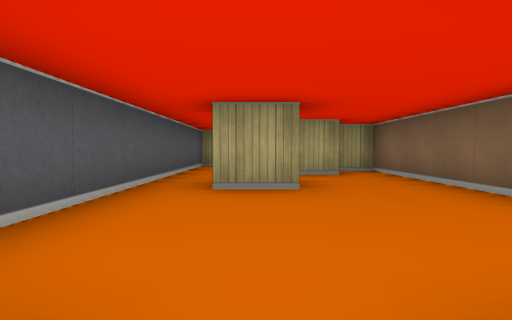
view 1 (above)

14 first-person views from a walk through a cub3D ray-caster map. The camera is about half as high as the walls, tilts 2° down and sees 80° across. The floor is counted in squares. Each view is taken from the middle of a square. On the plan, view 1 faces up. The plan holds only what a view shows up to about 9 squares ahead; the rest is blank. The place goes on beyond the plan.

view 2
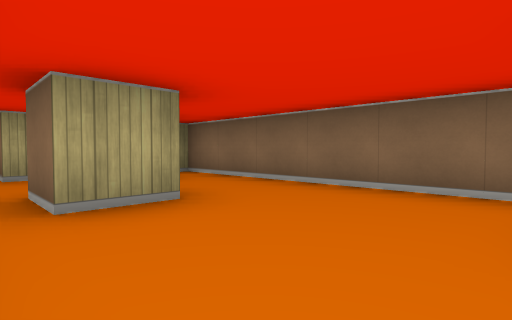

view 3
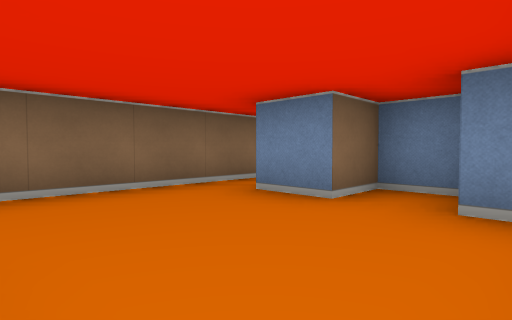

view 4
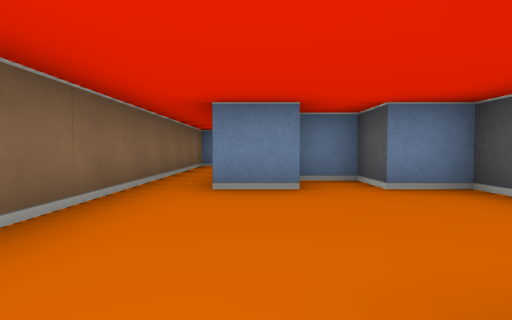

view 5
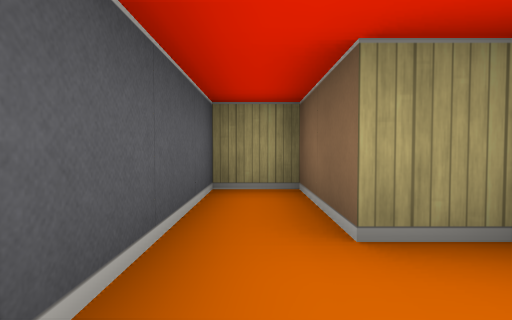

view 6
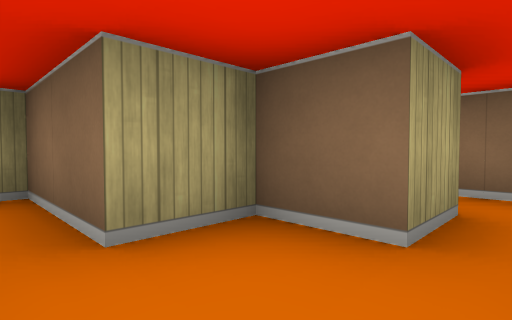

view 7
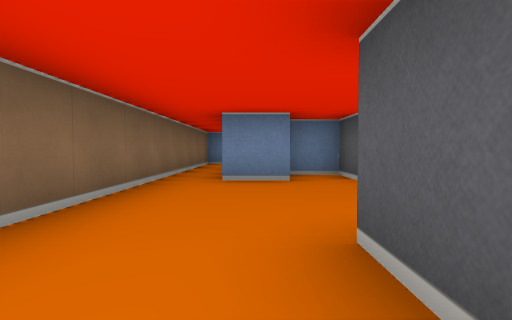

view 8
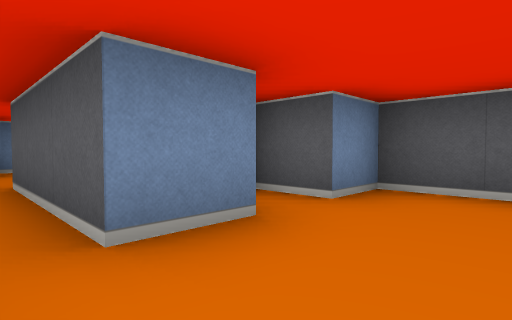

view 9
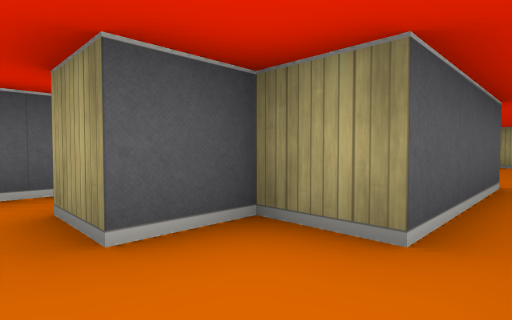

view 10
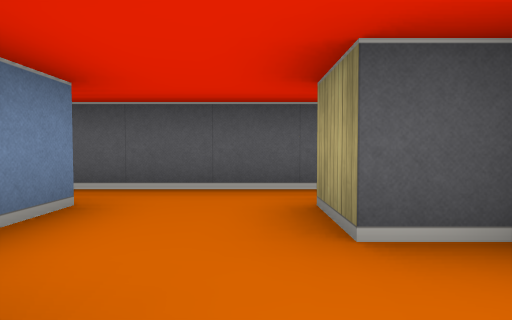

view 11
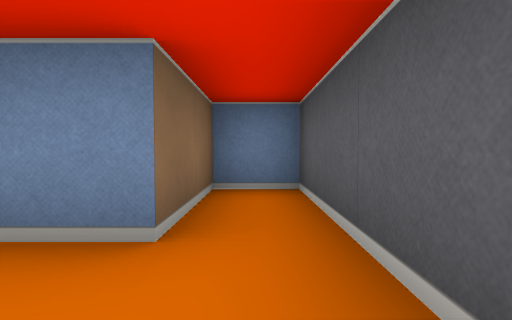

view 12
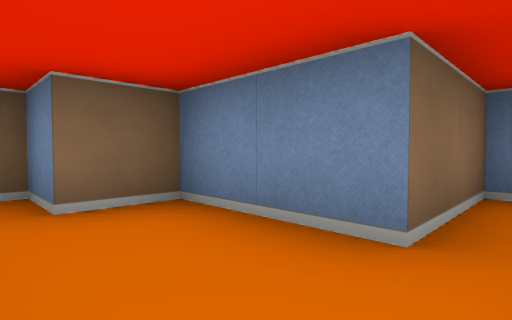

view 13
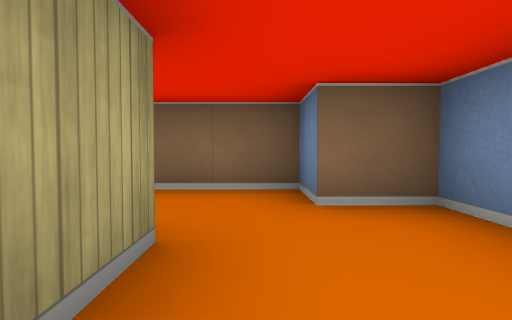

view 14
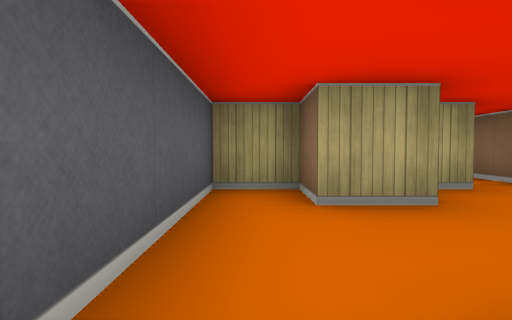

### Floor plan
Ten units are one square. View 1 is at (0, 0); x grows to the right and y downward. Boxes are objects, and circles mark ways between rooms. Rooms are numbered by the first view taken in them; rooms with no view inside come last. Other rooms are left out.
<svg viewBox="-20 -90 50 170">
<path fill="none" stroke="#000" d="M5 -45 5 -35 -5 -35 -5 -45M16 -55 5 -55 5 -65 -5 -65 -5 -85 -15 -85 -15 -5 -5 -5 -5 5 5 5 5 -5 15 -5M25 -5 25 -65 18 -65M15 -5 15 25 5 25 5 35 -5 35 -5 25 -15 25 -15 75 -5 75 -5 55 15 55 15 45 25 45 25 -5"/>
<circle cx="20" cy="0" r="3" fill="#2a7"/>
<text x="0" y="-30">1</text>
<text x="10" y="40">2</text>
</svg>
Room 1 opens to room 2.

Where each view was taken, in squares from view 1:
view 1: 0 up, 0 right, facing up
view 2: 1 up, 1 left, facing up-right
view 3: 3 up, 1 left, facing down-right
view 4: 4 up, 1 right, facing down
view 5: 5 up, 1 left, facing up
view 6: 5 up, 1 left, facing up-right
view 7: 5 up, 1 right, facing down
view 8: 2 up, 2 right, facing down-left
view 9: 4 down, 2 right, facing up-left
view 10: 4 down, 2 right, facing left
view 11: 4 down, 1 left, facing down
view 12: 4 down, 1 left, facing down-right
view 13: 4 down, 1 left, facing right
view 14: 6 down, 1 left, facing up
